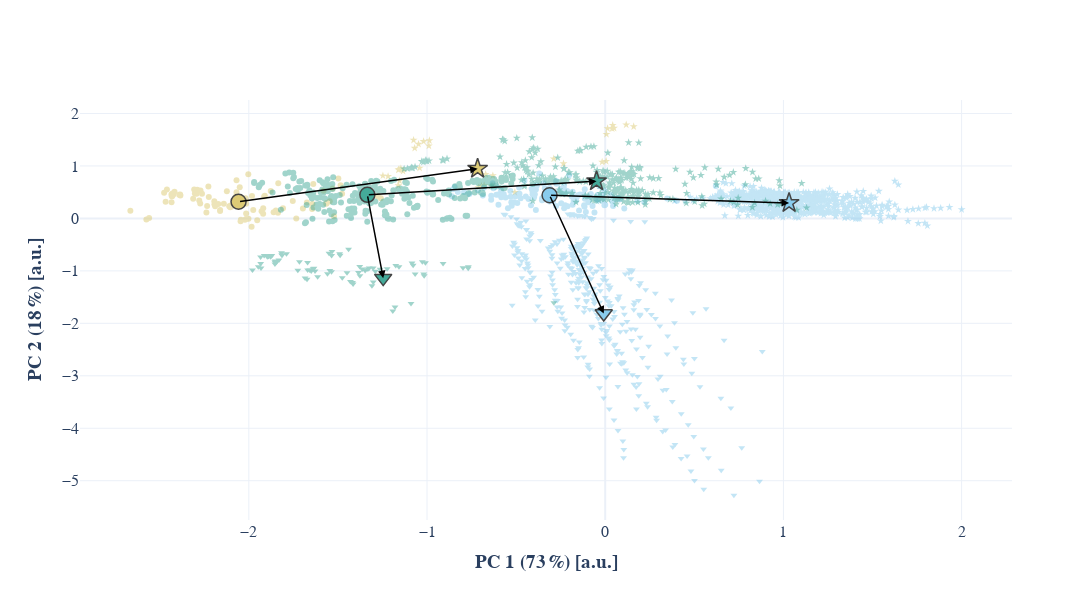

Here is the notebook cell this chart was saved with:
### Code cell
def pca_figure(show_malperfused: bool = True) -> go.Figure:
    n_rows = 1
    n_cols = len(labels)
    fig = make_subplots(
        n_rows,
        n_cols,
        shared_xaxes=True,
        shared_yaxes=True,
        vertical_spacing=0.03,
        horizontal_spacing=0.03,
    )
    symbol_mapping = {
        "physiological": "circle",
        "malperfused": "star",
        "icg": "triangle-down",
    }

    point_traces = []
    centroid_traces = []
    for col_idx, label_name in enumerate(labels):
        for species_name in df.species_name.unique():
            prev_xc = None
            prev_yc = None

            states = ["physiological", "malperfused"]
            if species_name != "human":
                states.append("icg")

            for perfusion_state in states:
                df_state = df[
                    (df.species_name == species_name)
                    & (df.label_name == label_name)
                    & (df.perfusion_state == perfusion_state)
                ]
                marker = dict(
                    color=settings_species.species_colors[species_name],
                    symbol=symbol_mapping[perfusion_state],
                )

                point_traces.append(
                    dict(
                        trace=go.Scatter(
                            x=df_state["pca_1"],
                            y=df_state["pca_2"],
                            mode="markers",
                            marker=marker,
                            name=f"{species_name}#{perfusion_state}",
                            legendgroup=species_name,
                            opacity=0.5 if show_malperfused or perfusion_state == "physiological" else 0,
                        ),
                        row=1,
                        col=col_idx + 1,
                    )
                )

                # Hierarchical aggregation of the centroids
                df_state_pca = df_state.groupby("subject_name")[["pca_1", "pca_2"]].mean()
                xc = df_state_pca["pca_1"].mean()
                yc = df_state_pca["pca_2"].mean()

                centroid_traces.append(
                    dict(
                        trace=go.Scatter(
                            x=[xc],
                            y=[yc],
                            mode="markers",
                            marker=marker,
                            name=f"{species_name}#{perfusion_state}",
                            legendgroup=species_name,
                            marker_size=15,
                            marker_line_width=1.5,
                            opacity=None if show_malperfused or perfusion_state == "physiological" else 0,
                        ),
                        row=1,
                        col=col_idx + 1,
                    )
                )

                if prev_xc is None:
                    prev_xc = xc
                    prev_yc = yc
                else:
                    fig.add_annotation(
                        ax=prev_xc,  # xstart
                        ay=prev_yc,  # ystart
                        x=xc,  # xend
                        y=yc,  # yend
                        xref="x1",
                        yref="y1",
                        axref="x1",
                        ayref="y1",
                        showarrow=True,
                        arrowhead=2,
                        arrowwidth=1.5,
                        arrowcolor="black",
                        text="",
                        opacity=None if show_malperfused else 0,
                    )

    # Make sure the mean traces are below the point traces
    for t in point_traces:
        fig.add_trace(**t)
    for t in centroid_traces:
        fig.add_trace(**t)

    fig.update_xaxes(title=f"<b>PC 1 ({pca.explained_variance_ratio_[0] * 100:.0f} %) [a.u.]</b>", row=1, col=1)
    fig.update_xaxes(title=f"<b>PC 1 ({pca.explained_variance_ratio_[0] * 100:.0f} %) [a.u.]</b>", row=1, col=2)
    fig.update_yaxes(title=f"<b>PC 2 ({pca.explained_variance_ratio_[1] * 100:.0f} %) [a.u.]</b>", row=1, col=1)

    fig.update_annotations(font=dict(size=20))
    for annotation in fig.layout.annotations:
        annotation.text = settings_rat.labels_paper_renaming.get(annotation.text, annotation.text)
    fig.update_layout(template="plotly_white", width=1200, height=600)
    fig.update_layout(font_family="Libertinus Sans", font_size=16)
    fig.update_layout(showlegend=False)

    return fig


fig = pca_figure()
fig.write_image(settings_species.paper_dir / "malperfused_pca_base.pdf")
fig

### Figure 1 — Plotly figure (JSON) as saved in the notebook; plotly's stock layout.template omitted (floating-point values rounded to 4 significant figures; data arrays with more than 128 entries replaced by an {"elided": "..."} marker saying what was removed)
{"data": [{"legendgroup": "human", "marker": {"color": "#DDCB76", "symbol": "circle"}, "mode": "markers", "name": "human#physiological", "opacity": 0.5, "type": "scatter", "x": [-1.835, -1.929, -1.919, -1.848, -1.92, -2.074, -2.015, -2.018, -2.015, -1.953, -2.051, -2.069, -2.234, -2.273, -2.189, -2.172, -2.161, -2.434, -2.384, -2.391, -2.424, -2.278, -2.428, -2.385, -2.417, -2.46, -2.003, -2.227, -2.069, -1.982, -1.581, -1.529, -1.485, -1.638, -1.753, -1.477, -2.105, -2.11, -2.096, -2.101, -2.292, -2.307, -2.271, -2.289, -1.498, -2.123, -2.038, -2.018, -2.303, -2.293, -2.263, -2.225, -2.434, -2.432, -2.429, -2.476, -1.563, -1.546, -1.674, -1.643, -1.565, -1.975, -1.734, -1.877, -1.353, -2.312, -2.665, -1.645, -1.808, -2.022, -2.013, -1.522, -1.697, -2.56, -2.575, -1.259, -1.277, -2.002, -1.914, -1.911, -2.161, -1.984, -2.194, -2.467, -2.238, -2.14, -2.193, -2.19, -1.861, -1.836, -2.046, -2.045], "xaxis": "x", "y": [0.6702, 0.1351, 0.1941, 0.1506, 0.08987, 0.415, 0.2812, 0.3468, 0.09569, -0.03612, 0.5949, 0.4965, 0.239, 0.2858, 0.2333, 0.2759, 0.1612, 0.4542, 0.4365, 0.4513, 0.4561, 0.3401, 0.4752, 0.4543, 0.5103, 0.5521, 0.844, 0.6076, 0.7293, 0.4296, 0.5258, 0.5692, 0.6313, 0.6551, 0.3317, 0.4719, 0.2141, 0.2325, 0.226, 0.2439, 0.5377, 0.5516, 0.5317, 0.5489, 0.759, 0.5173, 0.3594, 0.3862, 0.4749, 0.47, 0.4679, 0.4066, 0.3077, 0.4237, 0.428, 0.4898, 0.2928, 0.3276, 0.3026, 0.2765, 0.2801, 0.1616, -0.001652, 0.5204, 0.4539, 0.3759, 0.1486, 0.1816, 0.1935, -0.0237, -0.00736, 0.04347, 0.1891, 0.008463, -0.02184, 0.3825, 0.4218, -0.006014, 0.4194, 0.4311, 0.1408, -0.1569, 0.3269, 0.3164, 0.1112, 0.278, 0.2695, 0.2663, 0.1158, 0.1084, -0.05293, -0.02627], "yaxis": "y"}, {"legendgroup": "human", "marker": {"color": "#DDCB76", "symbol": "star"}, "mode": "markers", "name": "human#malperfused", "opacity": 0.5, "type": "scatter", "x": [0.1177, 0.1598, 0.04938, 0.04199, 0.03891, 0.01325, 0.006764, -0.9867, -1.069, -1.076, -0.9896, -1.048, -1.019, -1.157, -1.219, -1.161, -1.147, -1.134, -0.6306, -0.671, -0.6238, -0.6794, -0.01732, 0.005126, -0.2888, -0.2342, -0.694, -0.7111, -0.6344, -0.5071, -1.042, -1.16, -1.154, -1.248], "xaxis": "x", "y": [1.786, 1.751, 1.723, 1.775, 1.713, 1.714, 1.605, 1.485, 1.34, 1.493, 1.384, 1.416, 1.468, 0.9363, 0.8018, 0.9263, 0.9522, 0.8998, 0.8162, 0.8413, 0.6211, 0.6286, 1.076, 1.09, 1.137, 1.045, 0.6187, 0.588, 0.6279, 0.4964, 0.9607, 0.6275, 0.7169, 0.8142], "yaxis": "y"}, {"legendgroup": "rat", "marker": {"color": "#89CCED", "symbol": "circle"}, "mode": "markers", "name": "rat#physiological", "opacity": 0.5, "type": "scatter", "x": [-0.7921, -0.8272, -0.527, -0.4167, -0.2286, -0.339, -0.2304, -0.1417, 0.07227, 0.1803, -0.4812, -0.4458, -0.03307, 0.219, -0.01347, 0.04638, 0.04926, 0.03055, -0.4746, -0.2759, -0.09519, -0.1162, -0.1641, 0.04402, -0.395, -0.3188, 0.4022, -0.6809, -0.6224, -0.4132, -0.2507, 0.3472, -0.5697, -0.6316, -0.4833, -0.6107, -0.6395, -0.7145, -0.2374, -0.04305, -0.1533, -0.408, -0.3286, -0.5313, -0.5593, -0.4303, -0.3987, -0.3518, -0.3549, -0.2922, -0.614, -0.504, -0.6, -0.4078, -0.3122, -0.1182, -0.5847, -0.006005, 0.6206, -0.3424, -0.3156, -0.2832, -0.7622, -0.8543, -0.8606, -0.8452, -0.5992, -0.5248, -0.3892, -0.3543, -0.3836, -0.4531, -0.3889, -0.3122, -0.3455, -0.2136, -0.2469, -0.252, -0.05111, 0.03941, -0.04897, -0.6272, -0.4935, -0.3288, -0.4921, -0.5324, -0.6869, -0.1841, -0.03654, -0.08057, -0.1149, 0.08271, -0.09193, -0.01631, -0.08476, -0.187, 0.07596, -0.08834, -0.004386, -0.1219, -0.183, -0.1086, -0.147, -0.07103, -0.06045, -0.1143, -0.2752, -0.37, -0.2744, -0.5834, -0.5732, -0.546, -0.5118, -0.6401, 4.946e-05, -0.1594, -0.1831, -0.1774, 0.1069, -0.2251, -0.2111, -0.2306, -0.2965, -0.2311, -0.2025], "xaxis": "x", "y": [0.5051, 0.5042, 0.3106, 0.2527, 0.469, 0.5766, 0.5558, 0.4557, 0.3901, 0.3305, 0.4685, 0.4189, 0.6118, 0.3177, 0.4573, 0.3906, 0.366, 0.4458, 0.3855, 0.2388, 0.3066, 0.2211, 0.3381, 0.2354, 0.4617, 0.3693, 0.3384, 0.583, 0.6044, 0.5677, 0.5657, 0.3806, 0.4658, 0.6721, 0.5896, 0.4504, 0.4344, 0.5356, 0.492, 0.4468, 0.4426, 0.5153, 0.4404, 0.4146, 0.3997, 0.3684, 0.4072, 0.3542, 0.3484, 0.3382, 0.6079, 0.4157, 0.4569, 0.4604, 0.3245, 0.2512, 0.533, 0.5316, 0.6165, 0.4298, 0.4136, 0.4941, 0.4634, 0.5543, 0.4239, 0.5988, 0.261, 0.2423, 0.1604, 0.3862, 0.6289, 0.7182, 0.5508, 0.5806, 0.6684, 0.5234, 0.2891, 0.5266, 0.3976, 0.3221, 0.3723, 0.5735, 0.2961, 0.4609, 0.4512, 0.5248, 0.4353, 0.4266, 0.3608, 0.4638, 0.5553, 0.3636, 0.3329, 0.3301, 0.4333, 0.4152, 0.3671, 0.4086, 0.2513, 0.4617, 0.5105, 0.1202, 0.1488, 0.2347, 0.1113, 0.3737, 0.7119, 0.8578, 0.6601, 0.4012, 0.4548, 0.1948, 0.3083, 0.3538, 0.2619, 0.4085, 0.2585, 0.3334, 0.1881, 0.2495, 0.232, 0.1944, 0.4647, 0.6357, 0.8211], "yaxis": "y"}, {"legendgroup": "rat", "marker": {"color": "#89CCED", "symbol": "star"}, "mode": "markers", "name": "rat#malperfused", "opacity": 0.5, "type": "scatter", "x": {"elided": "671 float values"}, "xaxis": "x", "y": {"elided": "671 float values"}, "yaxis": "y"}, {"legendgroup": "rat", "marker": {"color": "#89CCED", "symbol": "triangle-down"}, "mode": "markers", "name": "rat#icg", "opacity": 0.5, "type": "scatter", "x": {"elided": "363 float values"}, "xaxis": "x", "y": {"elided": "363 float values"}, "yaxis": "y"}, {"legendgroup": "pig", "marker": {"color": "#44AA99", "symbol": "circle"}, "mode": "markers", "name": "pig#physiological", "opacity": 0.5, "type": "scatter", "x": {"elided": "256 float values"}, "xaxis": "x", "y": {"elided": "256 float values"}, "yaxis": "y"}, {"legendgroup": "pig", "marker": {"color": "#44AA99", "symbol": "star"}, "mode": "markers", "name": "pig#malperfused", "opacity": 0.5, "type": "scatter", "x": {"elided": "298 float values"}, "xaxis": "x", "y": {"elided": "298 float values"}, "yaxis": "y"}, {"legendgroup": "pig", "marker": {"color": "#44AA99", "symbol": "triangle-down"}, "mode": "markers", "name": "pig#icg", "opacity": 0.5, "type": "scatter", "x": [-0.2881, -1.067, -1.016, -1.019, -0.7691, -0.7979, -0.7683, -1.851, -1.85, -1.853, -1.854, -1.716, -1.67, -1.309, -1.418, -1.415, -1.43, -1.376, -1.476, -1.385, -1.332, -1.347, -1.263, -1.224, -1.157, -1.176, -1.078, -1.084, -1.026, -1.009, -0.9099, -1.98, -1.947, -1.932, -1.933, -1.845, -1.831, -1.934, -1.896, -1.914, -1.877, -1.882, -1.871, -1.891, -1.889, -1.815, -1.813, -1.789, -1.817, -1.55, -1.536, -1.533, -1.488, -1.491, -1.44, -1.673, -1.684, -1.614, -1.65, -1.639, -1.635, -1.302, -1.09, -1.545, -1.559, -1.536, -1.629, -1.725, -1.67, -1.658, -1.449, -1.29, -1.364, -1.324, -1.303, -1.378, -1.192, -1.18], "xaxis": "x", "y": [-1.606, -1.059, -1.091, -1.06, -0.9516, -0.9406, -0.9199, -0.8134, -0.8301, -0.8668, -0.8291, -0.8246, -0.8413, -1.283, -1.222, -1.25, -1.203, -1.095, -1.132, -1.032, -0.964, -0.9942, -0.9683, -0.9581, -0.9201, -0.8975, -0.8926, -0.8484, -0.8252, -0.8466, -0.8582, -0.9838, -0.9202, -0.9428, -0.8572, -0.8284, -0.7913, -0.7332, -0.7315, -0.7057, -0.7305, -0.7067, -0.7078, -0.7229, -0.7233, -0.698, -0.6979, -0.6718, -0.6538, -0.6642, -0.7067, -0.6292, -0.7009, -0.6735, -0.5894, -1.159, -1.135, -1.111, -1.002, -0.9613, -0.9503, -1.213, -1.623, -0.9936, -1.055, -1.015, -1.001, -0.9858, -0.9818, -0.9813, -1.034, -1.005, -0.9636, -0.9456, -0.947, -0.9143, -1.765, -1.689], "yaxis": "y"}, {"legendgroup": "human", "marker": {"color": "#DDCB76", "line": {"width": 1.5}, "size": 15, "symbol": "circle"}, "mode": "markers", "name": "human#physiological", "type": "scatter", "x": [-2.058], "xaxis": "x", "y": [0.3177], "yaxis": "y"}, {"legendgroup": "human", "marker": {"color": "#DDCB76", "line": {"width": 1.5}, "size": 15, "symbol": "star"}, "mode": "markers", "name": "human#malperfused", "type": "scatter", "x": [-0.7161], "xaxis": "x", "y": [0.9473], "yaxis": "y"}, {"legendgroup": "rat", "marker": {"color": "#89CCED", "line": {"width": 1.5}, "size": 15, "symbol": "circle"}, "mode": "markers", "name": "rat#physiological", "type": "scatter", "x": [-0.3122], "xaxis": "x", "y": [0.4413], "yaxis": "y"}, {"legendgroup": "rat", "marker": {"color": "#89CCED", "line": {"width": 1.5}, "size": 15, "symbol": "star"}, "mode": "markers", "name": "rat#malperfused", "type": "scatter", "x": [1.032], "xaxis": "x", "y": [0.2948], "yaxis": "y"}, {"legendgroup": "rat", "marker": {"color": "#89CCED", "line": {"width": 1.5}, "size": 15, "symbol": "triangle-down"}, "mode": "markers", "name": "rat#icg", "type": "scatter", "x": [-0.00833], "xaxis": "x", "y": [-1.813], "yaxis": "y"}, {"legendgroup": "pig", "marker": {"color": "#44AA99", "line": {"width": 1.5}, "size": 15, "symbol": "circle"}, "mode": "markers", "name": "pig#physiological", "type": "scatter", "x": [-1.335], "xaxis": "x", "y": [0.4502], "yaxis": "y"}, {"legendgroup": "pig", "marker": {"color": "#44AA99", "line": {"width": 1.5}, "size": 15, "symbol": "star"}, "mode": "markers", "name": "pig#malperfused", "type": "scatter", "x": [-0.04875], "xaxis": "x", "y": [0.7096], "yaxis": "y"}, {"legendgroup": "pig", "marker": {"color": "#44AA99", "line": {"width": 1.5}, "size": 15, "symbol": "triangle-down"}, "mode": "markers", "name": "pig#icg", "type": "scatter", "x": [-1.246], "xaxis": "x", "y": [-1.138], "yaxis": "y"}], "layout": {"annotations": [{"arrowcolor": "black", "arrowhead": 2, "arrowwidth": 1.5, "ax": -2.058, "axref": "x", "ay": 0.3177, "ayref": "y", "font": {"size": 20}, "showarrow": true, "text": "", "x": -0.7161, "xref": "x", "y": 0.9473, "yref": "y"}, {"arrowcolor": "black", "arrowhead": 2, "arrowwidth": 1.5, "ax": -0.3122, "axref": "x", "ay": 0.4413, "ayref": "y", "font": {"size": 20}, "showarrow": true, "text": "", "x": 1.032, "xref": "x", "y": 0.2948, "yref": "y"}, {"arrowcolor": "black", "arrowhead": 2, "arrowwidth": 1.5, "ax": -0.3122, "axref": "x", "ay": 0.4413, "ayref": "y", "font": {"size": 20}, "showarrow": true, "text": "", "x": -0.00833, "xref": "x", "y": -1.813, "yref": "y"}, {"arrowcolor": "black", "arrowhead": 2, "arrowwidth": 1.5, "ax": -1.335, "axref": "x", "ay": 0.4502, "ayref": "y", "font": {"size": 20}, "showarrow": true, "text": "", "x": -0.04875, "xref": "x", "y": 0.7096, "yref": "y"}, {"arrowcolor": "black", "arrowhead": 2, "arrowwidth": 1.5, "ax": -1.335, "axref": "x", "ay": 0.4502, "ayref": "y", "font": {"size": 20}, "showarrow": true, "text": "", "x": -1.246, "xref": "x", "y": -1.138, "yref": "y"}], "font": {"family": "Libertinus Sans", "size": 16}, "height": 600, "showlegend": false, "width": 1200, "xaxis": {"anchor": "y", "domain": [0, 1], "title": {"text": "<b>PC 1 (73 %) [a.u.]</b>"}}, "yaxis": {"anchor": "x", "domain": [0, 1], "title": {"text": "<b>PC 2 (18 %) [a.u.]</b>"}}}}
